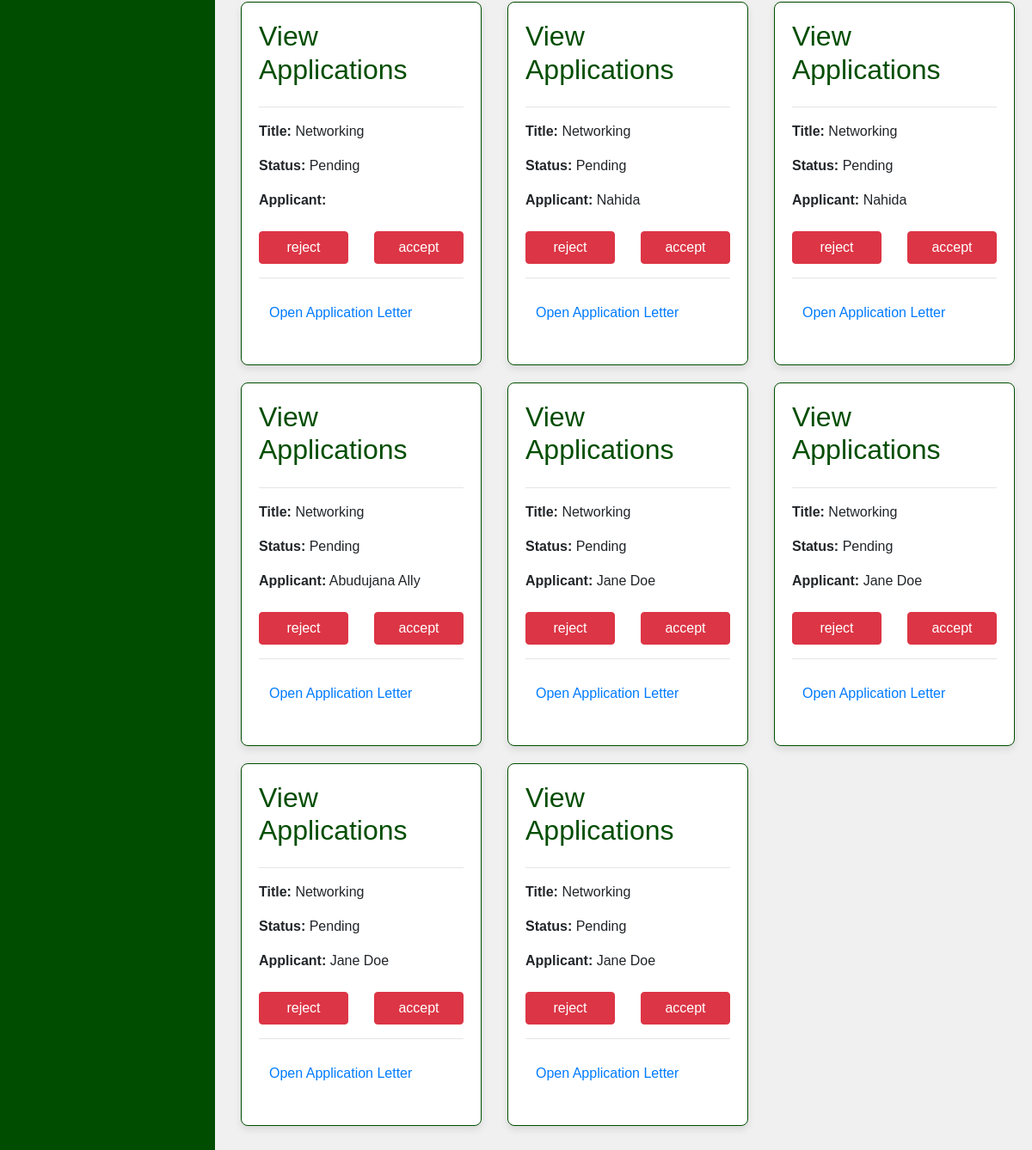
The page /view-applications.php (lower part) on the database as committed earlier.
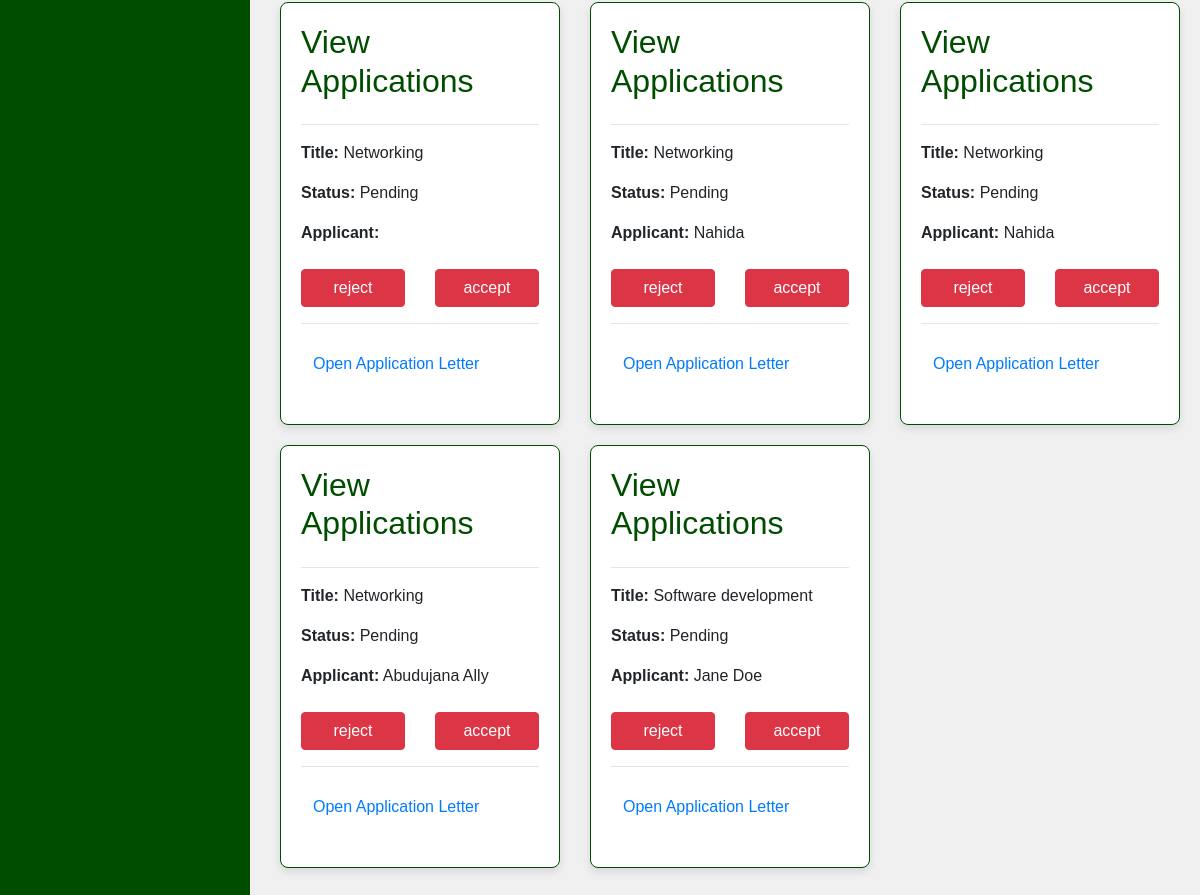
The same page on the database as committed later.
### tables this page shows
CREATE TABLE `applicants` (
  `ApplicantID` int(11) NOT NULL,
  `opportunityID` int(255) NOT NULL,
  `SpecialistID` int(255) NOT NULL,
  `ApplicationDate` date NOT NULL DEFAULT current_timestamp(),
  `LetterPath` varchar(255) NOT NULL,
  `Status` varchar(255) NOT NULL DEFAULT 'Pending'
);

CREATE TABLE `specialist` (
  `SpecialistID` int(11) NOT NULL,
  `FullName` varchar(255) NOT NULL,
  `Email` varchar(255) NOT NULL,
  `phone_Number` int(10) NOT NULL,
  `GitHub_Username` varchar(50) NOT NULL,
  `Speciality` varchar(255) NOT NULL,
  `Expirience` varchar(255) NOT NULL
);

CREATE TABLE `opportunity` (
  `opportunityID` int(11) NOT NULL,
  `Tittle` varchar(255) NOT NULL,
  `Description` varchar(255) NOT NULL,
  `Type` varchar(255) NOT NULL,
  `Requirements` varchar(255) NOT NULL,
  `StartDate` date NOT NULL,
  `EndDate` date NOT NULL,
  `ApplicationDeadline` date NOT NULL
);

### DB.php (called while the page is built, shortened)
<?php
class DBHelper
{
    private $conn;
    public function __construct()
    {
        $database = new Database();
        $conn = $database->dbConnection();
        $this->conn = $conn;
    }
    public function getRows($table, $conditions = array())
    {
        $sql = 'SELECT';
        $sql .= array_key_exists("select", $conditions) ? $conditions['select'] : '*';
        $sql .= ' FROM ' . $table;
        if (array_key_exists("where", $conditions)) {
            $sql .= ' WHERE ';
            $i = 0;
            foreach ($conditions['where'] as $key => $value) {
                $pre = ($i > 0) ? ' AND ' : '';
                $sql .= $pre . $key . " = '" . $value . "'";
                $i++;
            }
        }
        $query = $this->conn->prepare($sql);
        $query->execute();
        if (array_key_exists("return_type", $conditions) && $conditions['return_type'] != 'all') {
            switch ($conditions['return_type']) {
                case 'count':
                    $data = $query->rowCount();
                    break;
                case 'single':
                    $data = $query->fetch(PDO::FETCH_ASSOC);
                    break;
                default:
                    $data = '';
            }
        } else {
            if ($query->rowCount() > 0) {
                $data = $query->fetchAll();
            }
        }
        return !empty($data) ? $data : false;
    }
    public function getData($table, $attrName, $id, $id2)
    {
        $query = $this->getRows($table, ['where' => [ $id => $id2 ], ' order_by' => ' courseID ASC' ]);
        if (!empty($query)) {
            foreach ($query as  $q) {
                $attrName = $q[$attrName];
                return $attrName;
            }
        } else {
            return null;
        }
    }
}

### view-applications.php (the view, shortened to what this page needs)
<?php
include 'DB.php';
$db = new DBhelper();
$App = $db->getRows("applicants");
?>
<!DOCTYPE html>
<html lang="en">
<head>
    <link href="https://maxcdn.bootstrapcdn.com/bootstrap/4.5.2/css/bootstrap.min.css" rel="stylesheet">
</head>
<body>
    <div class="sidebar">
    </div>
    <div class="content">
        <div class="row">
            <?php if (is_array($App)) { ?>
                <?php foreach ($App as $a) { ?>
                    <div class="col-md-4">
                        <div class="card">
                            <h2>View Applications</h2>
                            <hr>
                            <p><b>Title:</b> <?= $db->getData("opportunity", "Tittle", "opportunityID", $a["opportunityID"]); ?></p>
                            <p><b>Status: </b><?= $a["Status"] ?></p>
                            <p><b>Applicant:</b> <?= $db->getData("specialist", "FullName", "SpecialistID", $a["SpecialistID"]); ?></p>
                            <div class="row mt-2">
                                <div class="col-6">
                                    <a href="message-users.php?applicant=<?= $a['ApplicantID'] ?? ''; ?>" type="button" class="btn btn-danger w-100">reject</a>
                                </div>
                                <div class="col-6">
                                <a href="message-users.php?applicant=<?= $a['ApplicantID'] ?? ''; ?>" type="button" class="btn btn-danger w-100">accept</a>
                                </div>
                            </div>
                            <hr>
                            <div class="row p-2 m-1">
                                <p><a href="assets/letters/<?= $a['LetterPath'] ?>" target="_blank" class="mt-3">Open Application Letter</a></p>
                            </div>
                        </div>
                    </div>
                <?php } ?>
            <?php } else { ?>
                    <p>Sorry Failed to upload files: Perhaps; No datas found.</p>
            <?php } ?>
        </div>
    </div>
</body>
</html>

### view-applications.php (style rules this page uses)
body { font-family: Arial, sans-serif; background-color: #f0f0f0; margin: 0; padding: 0; }
.sidebar { height: 100%; width: 250px; position: fixed; top: 0; left: 0; background-color: #004d00; padding-top: 20px; }
.content { margin-left: 260px; padding: 20px; width: calc(100% - 260px); }
.card { background-color: white; border: 1px solid #004d00; border-radius: 8px; margin: 10px 0; padding: 20px; box-shadow: 0 4px 8px rgba(0, 0, 0, 0.1); }
.card h2 { color: #004d00; margin-top: 0; }

Rows that differ between the two databases and show on the page:
removed applicants: Data "Networking", Status "Pending", SpecialistID.FullName "Jane Doe"
removed applicants: Data "Networking", Status "Pending", Data "Jane Doe"
removed applicants: Data "Networking", Status "Pending", Data "Jane Doe"
removed applicants: Data "Networking", Status "Pending", Data "Jane Doe"
added applicants: opportunityID.Tittle "Software development", Status "Pending", SpecialistID.FullName "Jane Doe"
